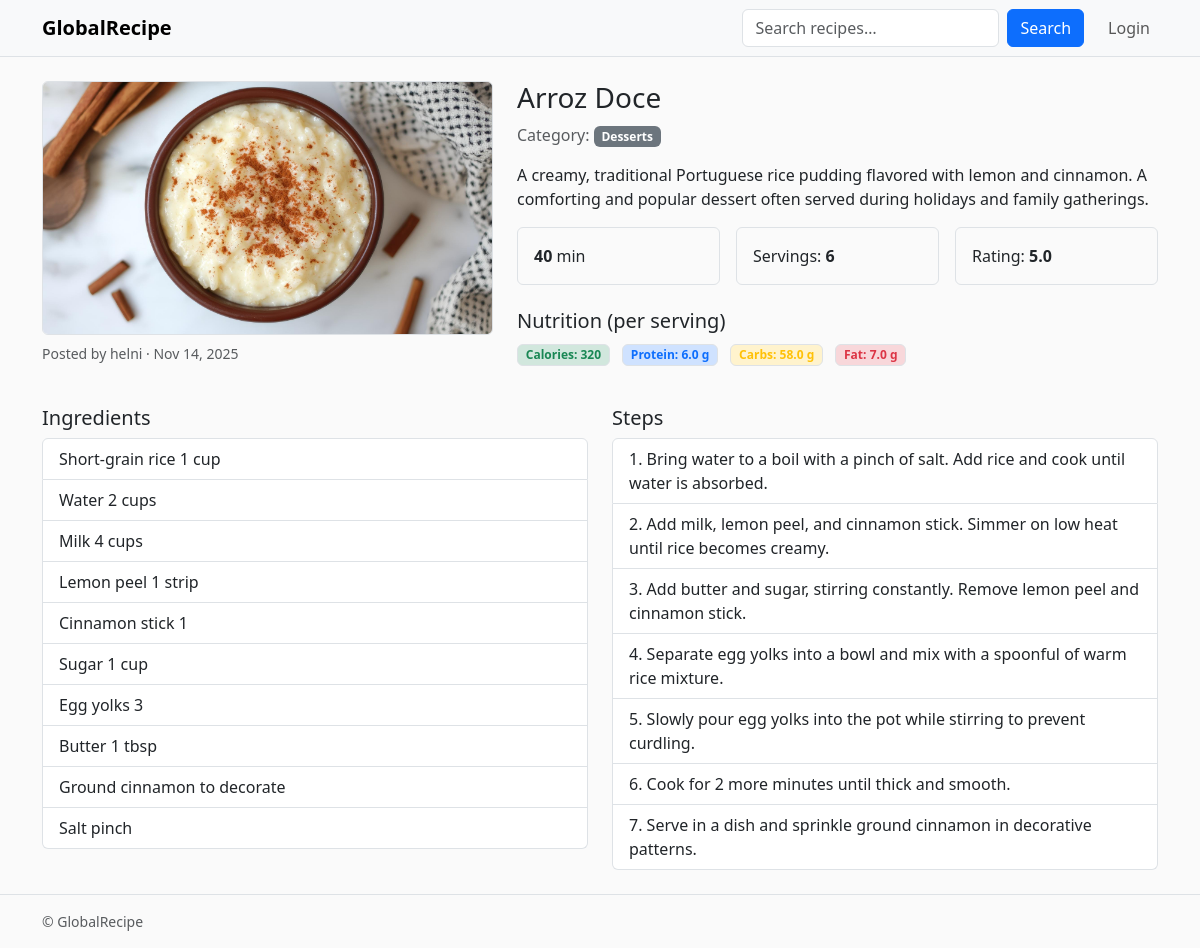
The page /recipes/2/ on the database its author committed.
### recipe_app/models.py (models this page shows, shortened)
class Recipe(models.Model):
    CATEGORY_CHOICES = [
        ("african", "African"),
        ("asian", "Asian"),
        ("european", "European"),
        ("american", "American"),
        ("vegan", "Vegan"),
        ("desserts", "Desserts"),
        ("quick", "Quick"),
        ("other", "Other"),
    ]
    title = models.CharField(max_length=200)
    slug = models.SlugField(max_length=220, unique=True, blank=True)
    author = models.ForeignKey(User, on_delete=models.CASCADE, related_name="recipes")
    category = models.CharField(max_length=20, choices=CATEGORY_CHOICES, default="other")
    description = models.TextField(blank=True)
    cooking_time_min = models.PositiveIntegerField(default=0)
    servings = models.PositiveIntegerField(default=1)
    image = models.ImageField(upload_to="recipe_images/", blank=True, null=True)
    rating = models.DecimalField(max_digits=2, decimal_places=1, default=Decimal("0.0"))
    tags = models.ManyToManyField(Tag, blank=True, related_name="recipes")
    created_at = models.DateTimeField(auto_now_add=True)
    updated_at = models.DateTimeField(auto_now=True)
    class Meta:
        ordering = ["-created_at"]

class Nutrition(models.Model):
    recipe = models.OneToOneField(Recipe, on_delete=models.CASCADE, related_name="nutrition")
    calories = models.PositiveIntegerField(default=0)
    protein_g = models.DecimalField(max_digits=6, decimal_places=1, default=Decimal("0.0"))
    carbs_g = models.DecimalField(max_digits=6, decimal_places=1, default=Decimal("0.0"))
    fat_g = models.DecimalField(max_digits=6, decimal_places=1, default=Decimal("0.0"))

class Ingredient(models.Model):
    recipe = models.ForeignKey(Recipe, on_delete=models.CASCADE, related_name="ingredients")
    text = models.CharField(max_length=255)
    class Meta:
        ordering = ["id"]

class Step(models.Model):
    recipe = models.ForeignKey(Recipe, on_delete=models.CASCADE, related_name="steps")
    order = models.PositiveIntegerField()
    text = models.TextField()
    class Meta:
        ordering = ["order"]
        unique_together = ("recipe", "order")

### recipe_app/views.py (the view)
# urls.py: path('recipes/<int:pk>/', views.RecipeDetailView.as_view(), name='recipe_detail'),
class RecipeDetailView(DetailView):
    template_name = "recipe_app/recipe_detail.html"
    model = Recipe
    context_object_name = "recipe"

### recipe_app/templates/recipe_app/recipe_detail.html (shortened to what this page needs)
{% extends "recipe_app/base.html" %}
{% load static %}
{% block content %}
<div class="row g-4">
  <div class="col-lg-5">
    {% if recipe.image %}
      <img class="img-fluid rounded border" src="{{ recipe.image.url }}" alt="{{ recipe.title }}">
    {% endif %}
    <div class="mt-2 small text-muted">
      Posted by {{ recipe.author }} · {{ recipe.created_at|date:"M j, Y" }}
    </div>
  </div>
 <div class="col-lg-7">
    <h1 class="h3">{{ recipe.title }}</h1>
    <div class="text-muted mb-2">
      Category: <span class="badge bg-secondary">{{ recipe.get_category_display }}</span>
    </div>
    <p>{{ recipe.description|linebreaks }}</p>
    <div class="row g-3">
      <div class="col-sm-4"><div class="p-3 border rounded"><strong>{{ recipe.cooking_time_min }}</strong> min</div></div>
      <div class="col-sm-4"><div class="p-3 border rounded"> Servings: <strong>{{ recipe.servings }}</strong></div></div>
      <div class="col-sm-4"><div class="p-3 border rounded"> Rating: <strong>{{ recipe.rating }}</strong></div></div>
    </div>
    {% if recipe.nutrition %}
    <h2 class="h5 mt-4">Nutrition (per serving)</h2>
    <ul class="list-inline">
      <li class="list-inline-item badge bg-success-subtle text-success border">Calories: {{ recipe.nutrition.calories }}</li>
      <li class="list-inline-item badge bg-primary-subtle text-primary border">Protein: {{ recipe.nutrition.protein_g }} g</li>
      <li class="list-inline-item badge bg-warning-subtle text-warning border">Carbs: {{ recipe.nutrition.carbs_g }} g</li>
      <li class="list-inline-item badge bg-danger-subtle text-danger border">Fat: {{ recipe.nutrition.fat_g }} g</li>
    </ul>
    {% endif %}
  </div>
</div>
<div class="row mt-4">
  <div class="col-lg-6">
    <h2 class="h5">Ingredients</h2>
    <ul class="list-group">
      {% for i in recipe.ingredients.all %}
      <li class="list-group-item">{{ i.text }}</li>
      {% endfor %}
    </ul>
  </div>
<div class="col-lg-6">
    <h2 class="h5">Steps</h2>
    <ol class="list-group list-group-numbered">
      {% for s in recipe.steps.all %}
      <li class="list-group-item">{{ s.text }}</li>
      {% endfor %}
    </ol>
  </div>
</div>
{% endblock %}

### recipe_app/static/recipe_app/styles.css (style rules this page uses)
body { background: #fafafa; }

### rows shown on the page
Recipe: image (picture), author "helni", created_at "Nov 14, 2025", title "Arroz Doce", category "Desserts", description "A creamy, traditional Portuguese rice pudding flavored with lemon and cinnamon. A comforting and popular dessert often served during holidays and family gatherings.", cooking_time_min "40", servings "6", rating "5.0", nutrition.calories "320", nutrition.protein_g "6.0", nutrition.carbs_g "58.0", nutrition.fat_g "7.0"
Ingredient: text "Short-grain rice 1 cup"
Ingredient: text "Water 2 cups"
Ingredient: text "Milk 4 cups"
Ingredient: text "Lemon peel 1 strip"
Ingredient: text "Cinnamon stick 1"
Ingredient: text "Sugar 1 cup"
Ingredient: text "Egg yolks 3"
Ingredient: text "Butter 1 tbsp"
Ingredient: text "Ground cinnamon to decorate"
Ingredient: text "Salt pinch"
Step: text "Bring water to a boil with a pinch of salt. Add rice and cook until water is absorbed."
Step: text "Add milk, lemon peel, and cinnamon stick. Simmer on low heat until rice becomes creamy."
Step: text "Add butter and sugar, stirring constantly. Remove lemon peel and cinnamon stick."
Step: text "Separate egg yolks into a bowl and mix with a spoonful of warm rice mixture."
Step: text "Slowly pour egg yolks into the pot while stirring to prevent curdling."
Step: text "Cook for 2 more minutes until thick and smooth."
Step: text "Serve in a dish and sprinkle ground cinnamon in decorative patterns."
